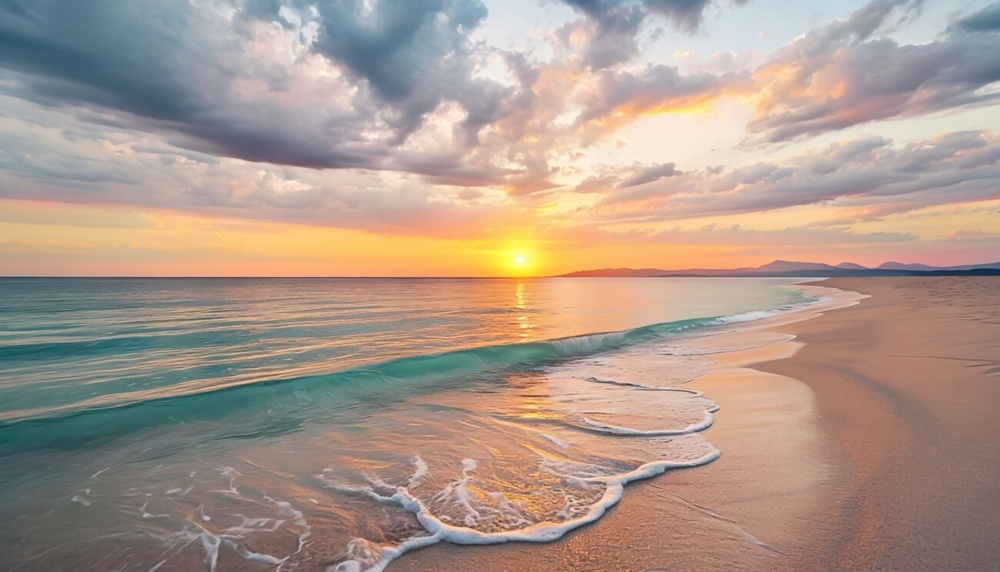
#> input picture zadania_23.03.2025/plaza.jpg, 1000 x 572 px, shrunk from 1300 x 743 before the run
$ python zadanie5.py
#> lines starting #> are read from the running program, lines starting #| are printed output that depends on the picture
import cv2
import imutils

image = cv2.imread("plaza.jpg")
#> image is the input picture: shape (572, 1000, 3); mean B, G, R 140.5, 152.5, 171.6

cv2.imshow("Oryginal", image)

rotated = imutils.rotate(image, 180)
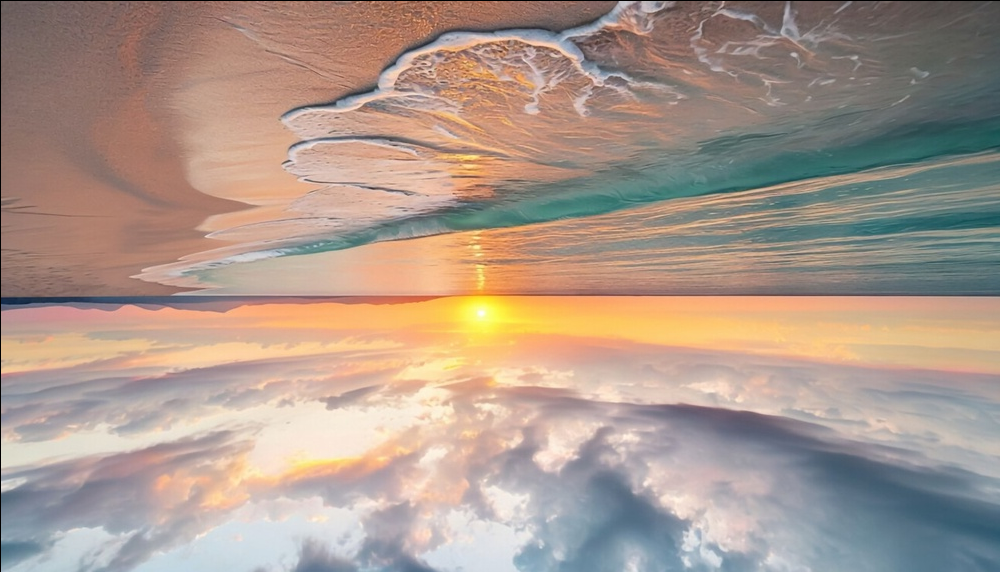
#> rotated: shape (572, 1000, 3); mean B, G, R 140.1, 152.1, 171.2

cv2.imshow("Rotated by 180 Degrees", rotated)

cv2.waitKey(0)
